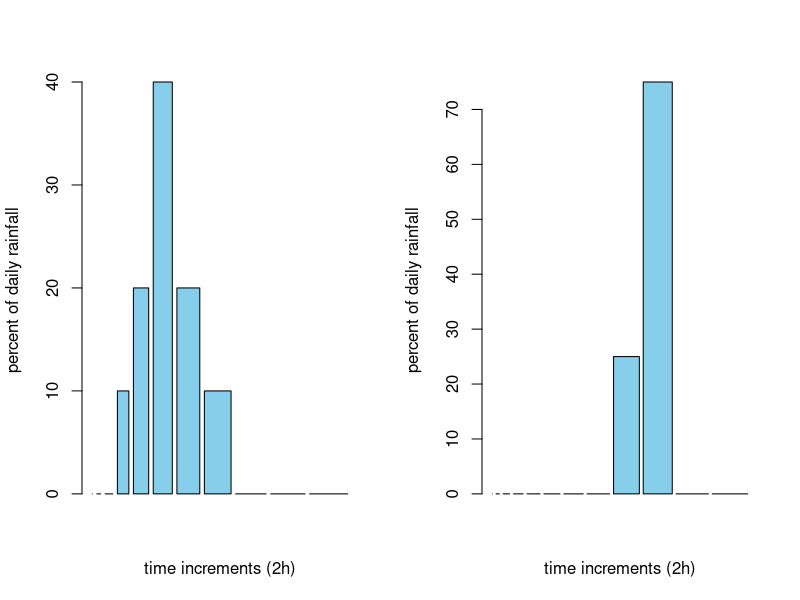

R code for this plot:
r<-c(0,0,0,10,20,40,20,10,0,0,0)
x<-c(0:12)

par(mfrow = c(1,2))

barplot(r,x, col="skyblue",xlab=c("time increments (2h)"),ylab=c("percent of daily rainfall"))

r2<-c(0,0,0,0,0,0,0,0,25,75,0,0)
x2<-seq(0,12)
barplot(r2,x2, col="skyblue", xlab=c("time increments (2h)"), ylab=c("percent of daily rainfall"))

